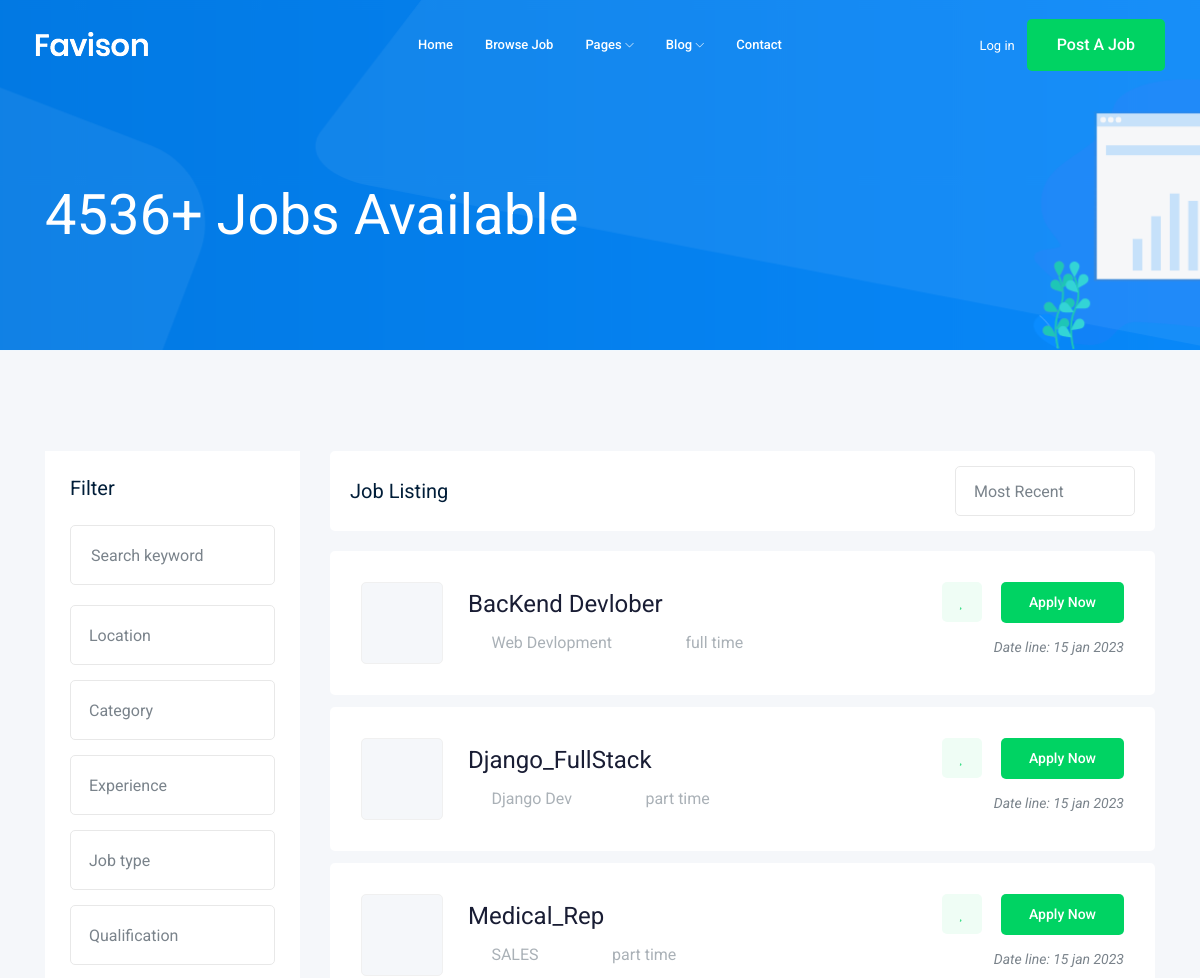
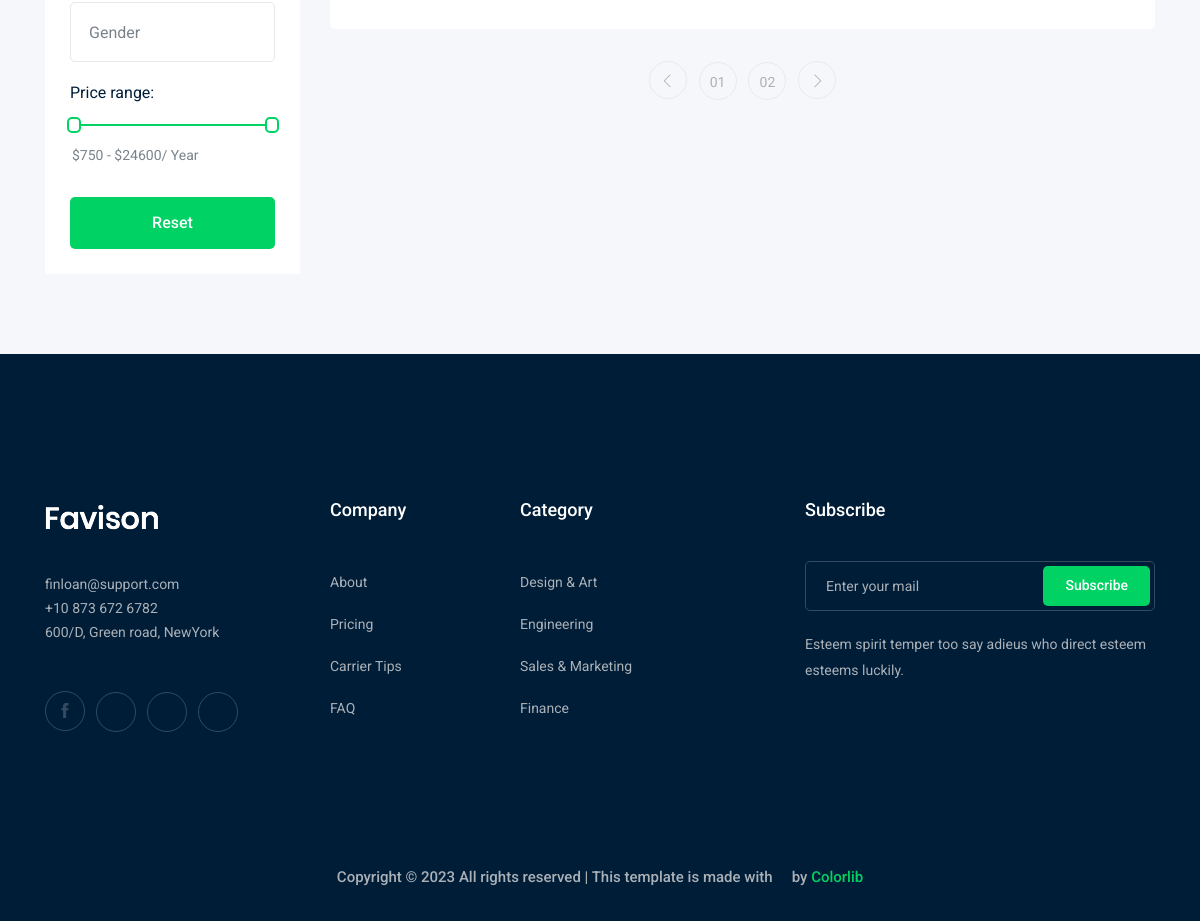
Screenshot of /jobs/ with the database file from the repository (2 pictures, top to bottom).
### job/models.py (models this page shows)
class Job (models.Model):
    title = models.CharField(max_length=200)
    job_type = models.CharField(max_length=15, choices=JOB_TYPE)
    description = models.TextField(max_length=500)
    image = models.ImageField(upload_to=upload_img,)
    published_at = models.DateTimeField(auto_now=True)
    vacancy = models.IntegerField(default=1)
    salary = models.IntegerField(default=0)
    experience = models.IntegerField(default=1)
    category = models.ForeignKey(
        'category', on_delete=models.CASCADE, related_name='category')
    def __str__(self):
        return self.title

class category(models.Model):
    name = models.CharField(max_length=25)
    def __str__(self):
        return self.name

### job/views.py (the view)
# urls.py: path('', views.all_jobs),
def all_jobs(request):
    jobs = Job.objects.all()
    context = {'jobs': jobs}
    return render(request, 'job_list.html', context)

### job/templates/job_list.html (shortened to what this page needs)
{% extends 'base.html' %}
{% block body %}
<div class="bradcam_area bradcam_bg_1">
  <div class="container">
    <div class="row">
      <div class="col-xl-12">
        <div class="bradcam_text">
          <h3>4536+ Jobs Available</h3>
        </div>
      </div>
    </div>
  </div>
</div>
<div class="job_listing_area plus_padding">
  <div class="container">
    <div class="row">
      <div class="col-lg-3">
        <div class="job_filter white-bg">
          <div class="form_inner white-bg">
            <h3>Filter</h3>
            <form action="#">
              <div class="row">
                <div class="col-lg-12">
                  <div class="single_field">
                    <input type="text" placeholder="Search keyword" />
                  </div>
                </div>
                <div class="col-lg-12">
                </div>
                <div class="col-lg-12">
                </div>
                <div class="col-lg-12">
                </div>
                <div class="col-lg-12">
                </div>
                <div class="col-lg-12">
                </div>
                <div class="col-lg-12">
                </div>
              </div>
            </form>
          </div>
          <div class="range_wrap">
            <label for="amount">Price range:</label>
            <div id="slider-range"></div>
            <p>
              <input type="text" id="amount" readonly style="
                      border: 0;
                      color: #7a838b;
                      font-size: 14px;
                      font-weight: 400;
                    " />
            </p>
          </div>
          <div class="reset_btn">
            <button class="boxed-btn3 w-100" type="submit">Reset</button>
          </div>
        </div>
      </div>
      <div class="col-lg-9">
        <div class="recent_joblist_wrap">
          <div class="recent_joblist white-bg">
            <div class="row align-items-center">
              <div class="col-md-6">
                <h4>Job Listing</h4>
              </div>
              <div class="col-md-6">
                <div class="serch_cat d-flex justify-content-end">
                </div>
              </div>
            </div>
          </div>
        </div>
        <div class="job_lists m-0">
          <div class="row">
            {% for job in jobs %}
            <div class="col-lg-12 col-md-12">
              <div class="single_jobs white-bg d-flex justify-content-between">
                <div class="jobs_left d-flex align-items-center">
                  <div class="thumb">
                  </div>
                  <div class="jobs_conetent">
                    <a href="/jobs/{{job.id}}">
                      <h4>{{job}}</h4>
                    </a>
                    <div class="links_locat d-flex align-items-center">
                      <div class="location">
                        <p>
                          <i class="fa fa-map-marker"></i> {{job.category}}
                        </p>
                      </div>
                      <div class="location">
                        <p><i class="fa fa-clock-o"></i> {{job.job_type}}</p>
                      </div>
                    </div>
                  </div>
                </div>
                <div class="jobs_right">
                  <div class="apply_now">
                    <a class="heart_mark" href="#">
                      <i class="fa fa-heart"></i>
                    </a>
                    <a href="job_details.html" class="boxed-btn3">Apply Now</a>
                  </div>
                  <div class="date">
                    <p>Date line: {{job.published_at | date:'d b Y'}}</p>
                  </div>
                </div>
              </div>
            </div>
            {%endfor%}
          </div>
          <div class="row">
            <div class="col-lg-12">
              <div class="pagination_wrap">
                <ul>
                  <li>
                    <a href="#"> <i class="ti-angle-left"></i> </a>
                  </li>
                  <li>
                    <a href="#"><span>01</span></a>
                  </li>
                  <li>
                    <a href="#"><span>02</span></a>
                  </li>
                  <li>
                    <a href="#"> <i class="ti-angle-right"></i> </a>
                  </li>
                </ul>
              </div>
            </div>
          </div>
        </div>
      </div>
    </div>
  </div>
</div>
{% endblock body %}

### rows the page displays
Job: title "BacKend Devlober", category "Web Devlopment", job_type "full time", published_at "15 jan 2023"
Job: title "Django_FullStack", category "Django Dev", job_type "part time", published_at "15 jan 2023"
Job: title "Medical_Rep", category "SALES", job_type "part time", published_at "15 jan 2023"
